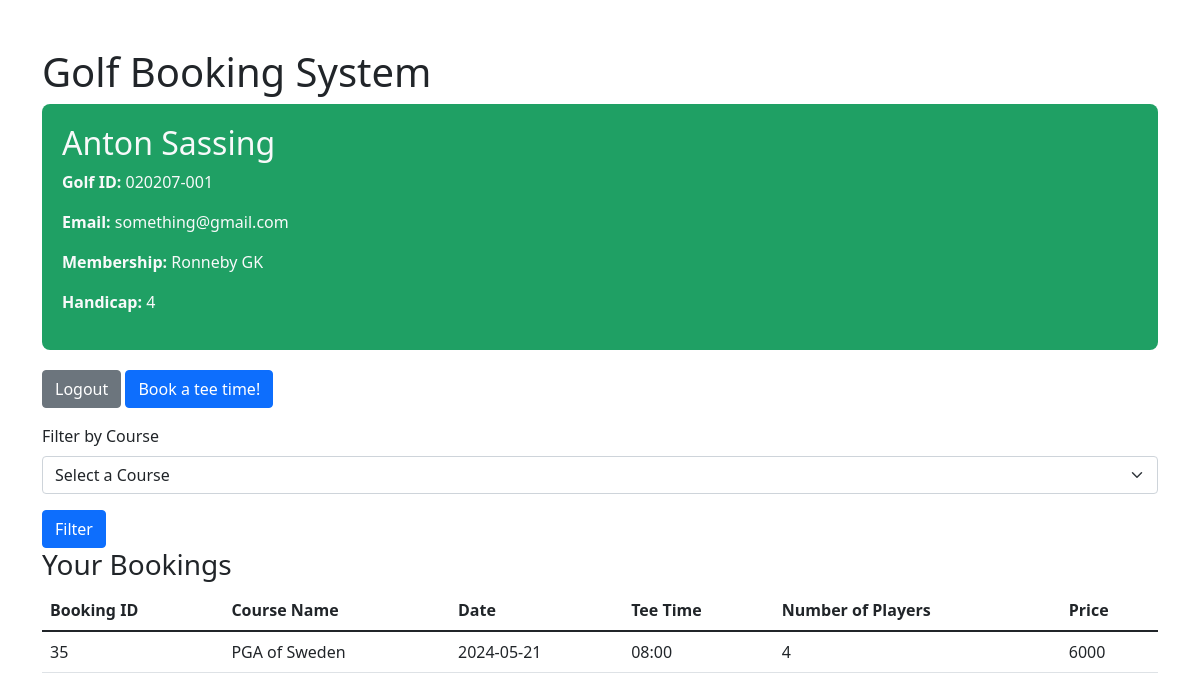
/profile?club_id=5 (signed in), run on an earlier commit of the app's database.
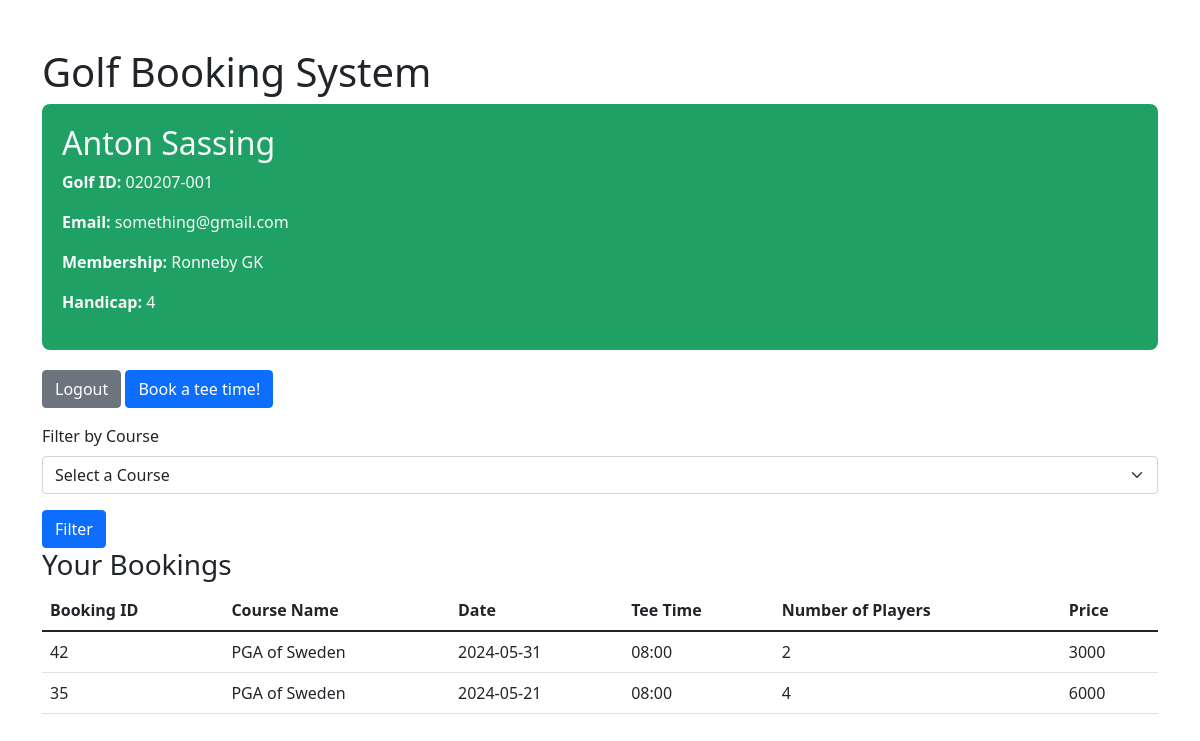
And on a later commit of the database.
### tables this page shows
CREATE TABLE bookings (booking_id INTEGER PRIMARY KEY AUTOINCREMENT, club_id INTEGER REFERENCES courses (club_id), golf_id TEXT (100) REFERENCES players (golf_id), number_of_players INTEGER (4), date TEXT (100), tee_time TEXT (100), price NUMERIC (1000));

CREATE TABLE courses (club_id INTEGER PRIMARY KEY AUTOINCREMENT, region TEXT (100), club_name TEXT (100), hcp_limit NUMERIC, greenfee NUMERIC);

### app.py (the view)
@app.route('/profile')
def profile():
    golf_id = session.get('golf_id')
    club_id = request.args.get('club_id')
    user_details = query_database("SELECT players.first_name, players.last_name, players.golf_id, players.email, players.hcp, courses.club_name FROM players JOIN membership ON players.golf_id = membership.golf_id JOIN courses ON membership.club_id = courses.club_id WHERE players.golf_id = ?", [golf_id], one=True)
    courses = query_database("SELECT club_id, club_name FROM courses")
    query = """
        SELECT bookings.booking_id, bookings.club_id, bookings.date, bookings.tee_time, bookings.number_of_players, bookings.price, courses.club_name
        FROM bookings
        JOIN courses ON bookings.club_id = courses.club_id
        WHERE bookings.golf_id = ?
    """
    params = [golf_id]
    if club_id:
        query += " AND bookings.club_id = ?"
        params.append(club_id)
    query += " ORDER BY bookings.date DESC, bookings.tee_time ASC"
    booking_history = query_database(query, params)
    return render_template('profile.html', user=user_details, bookings=booking_history, courses=courses)

### database.py (called while the page is built, shortened)
def get_database():
    database = getattr(g, '_database', None)
    if database is None:
        database = g._database = sqlite3.connect(DATABASE)
        database.row_factory = sqlite3.Row
    return database

def close_database(exception=None):
    database = getattr(g, '_database', None)
    if database is not None:
        database.close()

def query_database(query, args=(), one=False, commit=False):
    cur = get_database().execute(query, args)
    rv = cur.fetchall()
    cur.close()
    return (rv[0] if rv else None) if one else rv

### website/template/profile.html (shortened to what this page needs)
<!DOCTYPE html>
<html lang="en">
<head>
    <link href="https://cdn.jsdelivr.net/npm/bootstrap@5.1.3/dist/css/bootstrap.min.css" rel="stylesheet">
</head>
<body>
    <div class="container mt-5" >
        <h1>Golf Booking System</h1>
        <div style="background-color: #1fa064; padding: 20px; border-radius: 8px; margin-bottom: 20px;">
            <h2
            class="text-light">{{ user['first_name'] }} {{ user['last_name'] }}</h2>
            <p
            class="text-light"> <strong>Golf ID:</strong> {{ user['golf_id'] }}</p>
            <p
            class="text-light"><strong>Email:</strong> {{ user['Email'] }}</p>
            <p
            class="text-light"> <strong>Membership:</strong> {{ user['club_name'] }}</p>
            <p
            class="text-light"> <strong>Handicap:</strong> {{ user['HCP'] }}</p>
        </div>
        <div class="mb-3">
            <a href="{{ url_for('logout') }}" class="btn btn-secondary">Logout</a>
            <a href="{{ url_for('show_courses') }}" class="btn btn-primary">Book a tee time!</a>
        </div>
        <form action="{{ url_for('profile') }}" method="get">
            <div class="mb-3">
                <label for="club_id" class="form-label">Filter by Course</label>
                <select class="form-select" id="club_id" name="club_id">
                    <option value="">Select a Course</option>
                </select>
            </div>
            <button type="submit" class="btn btn-primary">Filter</button>
        </form>
        <h3>Your Bookings</h3>
        <table class="table">
            <thead>
                <tr>
                    <th>Booking ID</th>
                    <th>Course Name</th>
                    <th>Date</th>
                    <th>Tee Time</th>
                    <th>Number of Players</th>
                    <th>Price</th>
                </tr>
            </thead>
            <tbody>
                {% for booking in bookings %}
                <tr>
                    <td>{{ booking['booking_id'] }}</td>
                    <td>{{ booking['club_name'] }}</td>
                    <td>{{ booking['date'] }}</td>
                    <td>{{ booking['tee_time'] }}</td>
                    <td>{{ booking['number_of_players'] }}</td>
                    <td>{{ booking['price'] }}</td>
                </tr>
                {% endfor %}
            </tbody>
        </table>
    </div>
</body>
</html>

What changed in the data, as far as the page shows it:
added bookings: booking_id "42", club_name "PGA of Sweden", date "2024-05-31", tee_time "08:00", number_of_players "2", price "3000"
